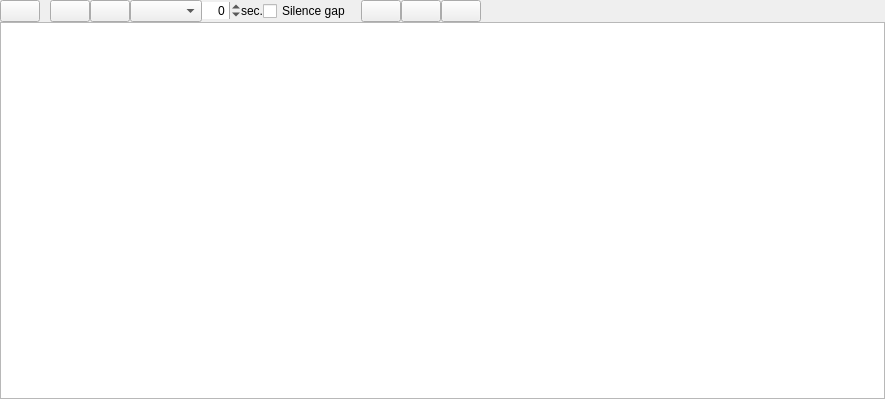
<?xml version="1.0" encoding="UTF-8"?>
<ui version="4.0">
 <class>DlgAutoDJ</class>
 <widget class="QWidget" name="DlgAutoDJ">
  <property name="geometry">
   <rect>
    <x>0</x>
    <y>0</y>
    <width>885</width>
    <height>399</height>
   </rect>
  </property>
  <property name="windowTitle">
   <string>Auto DJ</string>
  </property>
  <layout class="QVBoxLayout" name="verticalLayout">
   <property name="spacing">
    <number>0</number>
   </property>
   <property name="leftMargin">
    <number>0</number>
   </property>
   <property name="topMargin">
    <number>0</number>
   </property>
   <property name="rightMargin">
    <number>0</number>
   </property>
   <property name="bottomMargin">
    <number>0</number>
   </property>
   <item>
    <widget class="QWidget" name="LibraryFeatureControls">
     <layout class="QHBoxLayout" name="horizontalLayout">
      <property name="spacing">
       <number>0</number>
      </property>
      <property name="leftMargin">
       <number>0</number>
      </property>
      <property name="topMargin">
       <number>0</number>
      </property>
      <property name="rightMargin">
       <number>0</number>
      </property>
      <property name="bottomMargin">
       <number>0</number>
      </property>
      <item>
       <widget class="QPushButton" name="pushButtonAutoDJ">
        <property name="focusPolicy">
         <enum>Qt::NoFocus</enum>
        </property>
        <property name="sizePolicy">
         <sizepolicy hsizetype="Preferred" vsizetype="Fixed">
          <horstretch>0</horstretch>
          <verstretch>0</verstretch>
         </sizepolicy>
        </property>
        <property name="checkable">
         <bool>true</bool>
        </property>
       </widget>
      </item>
      <item>
       <spacer name="horizontalSpacer_1">
        <property name="orientation">
         <enum>Qt::Horizontal</enum>
        </property>
        <property name="sizeType">
         <enum>QSizePolicy::Fixed</enum>
        </property>
        <property name="sizeHint" stdset="0">
         <size>
          <width>10</width>
          <height>1</height>
         </size>
        </property>
       </spacer>
      </item>
      <item>
       <widget class="QPushButton" name="pushButtonFadeNow">
        <property name="focusPolicy">
         <enum>Qt::NoFocus</enum>
        </property>
        <property name="sizePolicy">
         <sizepolicy hsizetype="Preferred" vsizetype="Fixed">
          <horstretch>0</horstretch>
          <verstretch>0</verstretch>
         </sizepolicy>
        </property>
       </widget>
      </item>
      <item>
       <widget class="QPushButton" name="pushButtonSkipNext">
        <property name="focusPolicy">
         <enum>Qt::NoFocus</enum>
        </property>
        <property name="sizePolicy">
         <sizepolicy hsizetype="Preferred" vsizetype="Fixed">
          <horstretch>0</horstretch>
          <verstretch>0</verstretch>
         </sizepolicy>
        </property>
        <property name="checkable">
         <bool>false</bool>
        </property>
       </widget>
      </item>
      <item>
       <widget class="QComboBox" name="fadeModeCombobox">
       </widget>
      </item>
      <item>
       <widget class="QSpinBox" name="spinBoxTransition">
        <property name="sizePolicy">
         <sizepolicy hsizetype="Fixed" vsizetype="Fixed">
          <horstretch>0</horstretch>
          <verstretch>0</verstretch>
         </sizepolicy>
        </property>
        <property name="frame">
         <bool>false</bool>
        </property>
        <property name="alignment">
         <set>Qt::AlignRight|Qt::AlignTrailing|Qt::AlignVCenter</set>
        </property>
        <property name="minimum">
         <number>-99</number>
        </property>
       </widget>
      </item>
      <item>
       <widget class="QLabel" name="labelTransitionAppendix">
        <property name="text">
         <string>sec.</string>
        </property>
       </widget>
      </item>
      <item>
       <widget class="QCheckBox" name="checkBoxRealSilenceGap">
        <property name="text">
         <string>Silence gap</string>
        </property>
       </widget>
      </item>
      <item>
       <spacer name="horizontalSpacer_2">
        <property name="orientation">
         <enum>Qt::Horizontal</enum>
        </property>
        <property name="sizeType">
         <enum>QSizePolicy::Fixed</enum>
        </property>
        <property name="sizeHint" stdset="0">
         <size>
          <width>10</width>
          <height>1</height>
         </size>
        </property>
       </spacer>
      </item>
      <item>
       <widget class="QPushButton" name="pushButtonShuffle">
        <property name="focusPolicy">
         <enum>Qt::NoFocus</enum>
        </property>
        <property name="sizePolicy">
         <sizepolicy hsizetype="Preferred" vsizetype="Fixed">
          <horstretch>0</horstretch>
          <verstretch>0</verstretch>
         </sizepolicy>
        </property>
        <property name="checkable">
         <bool>false</bool>
        </property>
       </widget>
      </item>
      <item>
       <widget class="QPushButton" name="pushButtonAddRandomTrack">
        <property name="focusPolicy">
         <enum>Qt::NoFocus</enum>
        </property>
        <property name="sizePolicy">
         <sizepolicy hsizetype="Preferred" vsizetype="Fixed">
          <horstretch>0</horstretch>
          <verstretch>0</verstretch>
         </sizepolicy>
        </property>
       </widget>
      </item>
      <item>
       <widget class="QPushButton" name="pushButtonRepeatPlaylist">
        <property name="focusPolicy">
         <enum>Qt::NoFocus</enum>
        </property>
        <property name="sizePolicy">
         <sizepolicy hsizetype="Preferred" vsizetype="Fixed">
          <horstretch>0</horstretch>
          <verstretch>0</verstretch>
         </sizepolicy>
        </property>
        <property name="checkable">
         <bool>true</bool>
        </property>
       </widget>
      </item>
      <item>
       <spacer name="horizontalSpacer_3">
        <property name="orientation">
         <enum>Qt::Horizontal</enum>
        </property>
        <property name="sizeHint" stdset="0">
         <size>
          <width>1</width>
          <height>20</height>
         </size>
        </property>
       </spacer>
      </item>
      <item>
       <widget class="QLabel" name="labelSelectionInfo">
        <property name="text">
         <string/>
        </property>
       </widget>
      </item>
     </layout>
    </widget>
   </item>
   <item>
    <widget class="QTableView" name="m_pTrackTablePlaceholder">
     <property name="showGrid">
      <bool>true</bool>
     </property>
    </widget>
   </item>
  </layout>
 </widget>
 <resources>
  <include location="../../../res/mixxx.qrc"/>
 </resources>
 <connections/>
</ui>
